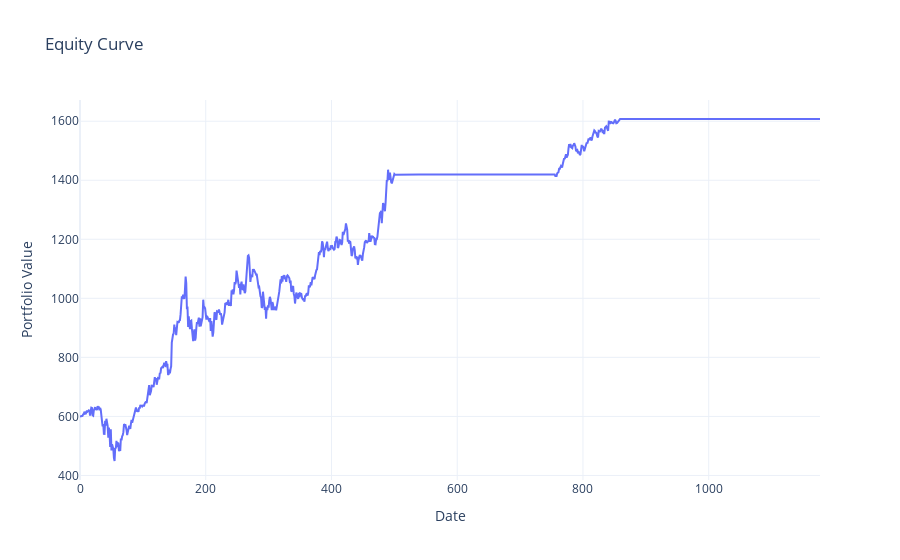
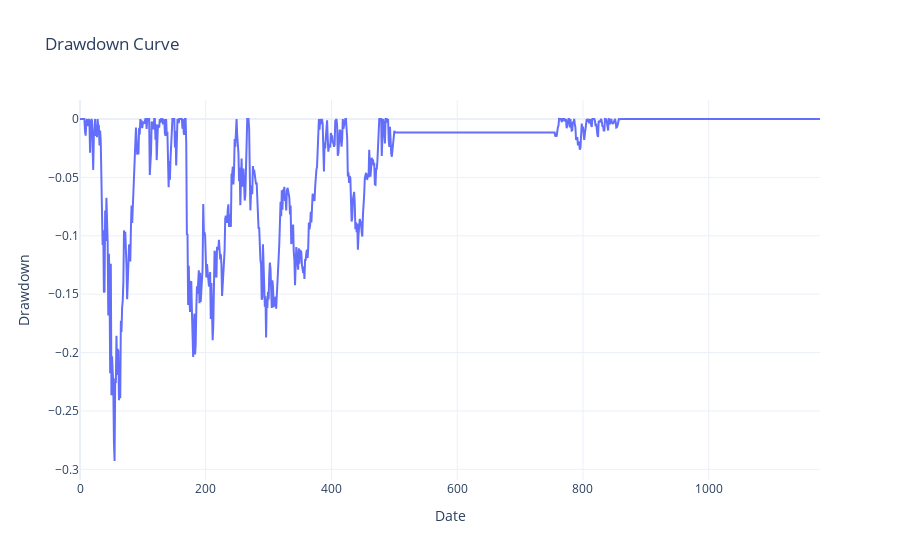
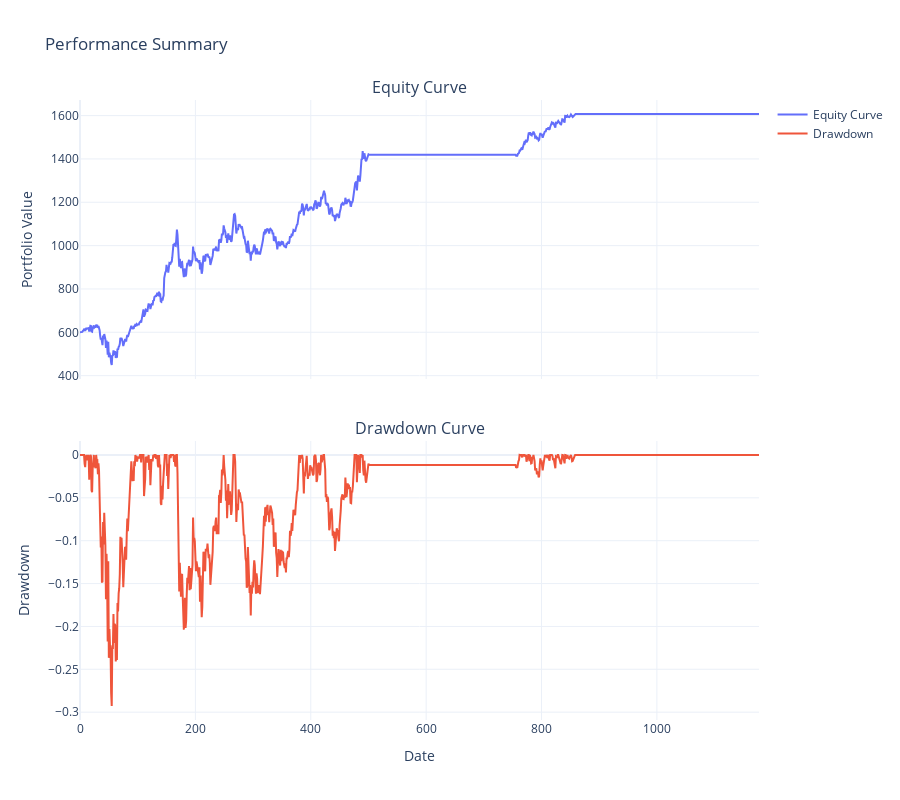
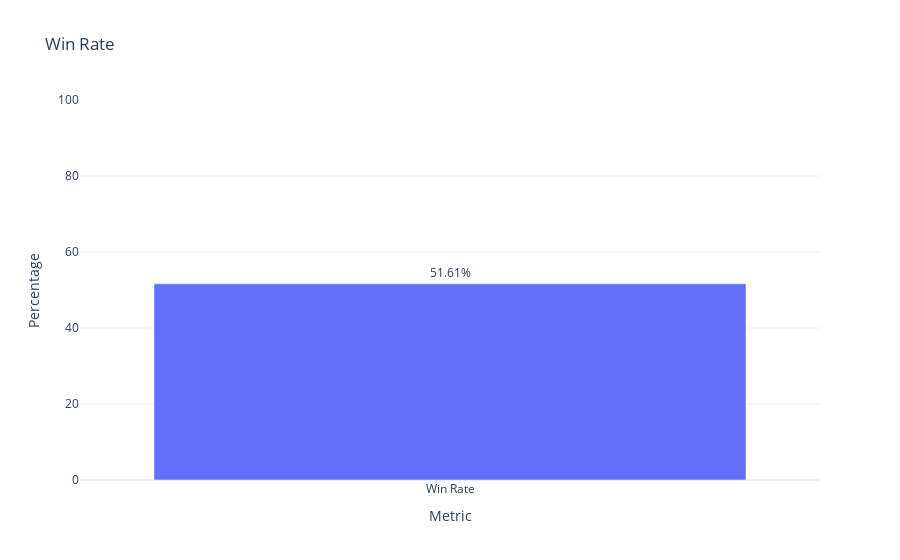

Notebook code cell kept with these figures, in order:
### Code cell
from deltau.visualization.tear_sheet import TearSheet


# Create a TearSheet object with the results and metrics
tear_sheet = TearSheet(backtest_results=portfolio_values, metrics=final_metrics)

# Generate the report and show plots
tear_sheet.display_report()

### Figure 1 — Plotly figure (JSON) as saved in the notebook; plotly's stock layout.template omitted (floating-point values rounded to 4 significant figures; data arrays with more than 128 entries replaced by an {"elided": "..."} marker saying what was removed)
{"data": [{"mode": "lines", "name": "Equity Curve", "type": "scatter", "x": {"elided": "1178 int values"}, "y": {"elided": "1178 float values"}}], "layout": {"title": {"text": "Equity Curve"}, "xaxis": {"title": {"text": "Date"}}, "yaxis": {"title": {"text": "Portfolio Value"}}}}

### Figure 2 — Plotly figure (JSON) as saved in the notebook; plotly's stock layout.template omitted (floating-point values rounded to 4 significant figures; data arrays with more than 128 entries replaced by an {"elided": "..."} marker saying what was removed)
{"data": [{"mode": "lines", "name": "Drawdown", "type": "scatter", "x": {"elided": "1178 int values"}, "y": {"elided": "1178 float values"}}], "layout": {"title": {"text": "Drawdown Curve"}, "xaxis": {"title": {"text": "Date"}}, "yaxis": {"title": {"text": "Drawdown"}}}}

### Figure 3 — Plotly figure (JSON) as saved in the notebook; plotly's stock layout.template omitted (floating-point values rounded to 4 significant figures; data arrays with more than 128 entries replaced by an {"elided": "..."} marker saying what was removed)
{"data": [{"mode": "lines", "name": "Equity Curve", "type": "scatter", "x": {"elided": "1178 int values"}, "xaxis": "x", "y": {"elided": "1178 float values"}, "yaxis": "y"}, {"mode": "lines", "name": "Drawdown", "type": "scatter", "x": {"elided": "1178 int values"}, "xaxis": "x2", "y": {"elided": "1178 float values"}, "yaxis": "y2"}], "layout": {"annotations": [{"font": {"size": 16}, "showarrow": false, "text": "Equity Curve", "x": 0.5, "xanchor": "center", "xref": "paper", "y": 1, "yanchor": "bottom", "yref": "paper"}, {"font": {"size": 16}, "showarrow": false, "text": "Drawdown Curve", "x": 0.5, "xanchor": "center", "xref": "paper", "y": 0.45, "yanchor": "bottom", "yref": "paper"}], "height": 800, "title": {"text": "Performance Summary"}, "xaxis": {"anchor": "y", "domain": [0, 1], "matches": "x2", "showticklabels": false}, "xaxis2": {"anchor": "y2", "domain": [0, 1], "title": {"text": "Date"}}, "yaxis": {"anchor": "x", "domain": [0.55, 1], "title": {"text": "Portfolio Value"}}, "yaxis2": {"anchor": "x2", "domain": [0, 0.45], "title": {"text": "Drawdown"}}}}

### Figure 4 — Plotly figure (JSON) as saved in the notebook; plotly's stock layout.template omitted (floating-point values rounded to 4 significant figures)
{"data": [{"name": "Win Rate", "text": ["51.61%"], "textposition": "outside", "type": "bar", "x": ["Win Rate"], "y": [51.61]}], "layout": {"title": {"text": "Win Rate"}, "xaxis": {"title": {"text": "Metric"}}, "yaxis": {"range": [0, 100], "title": {"text": "Percentage"}}}}
